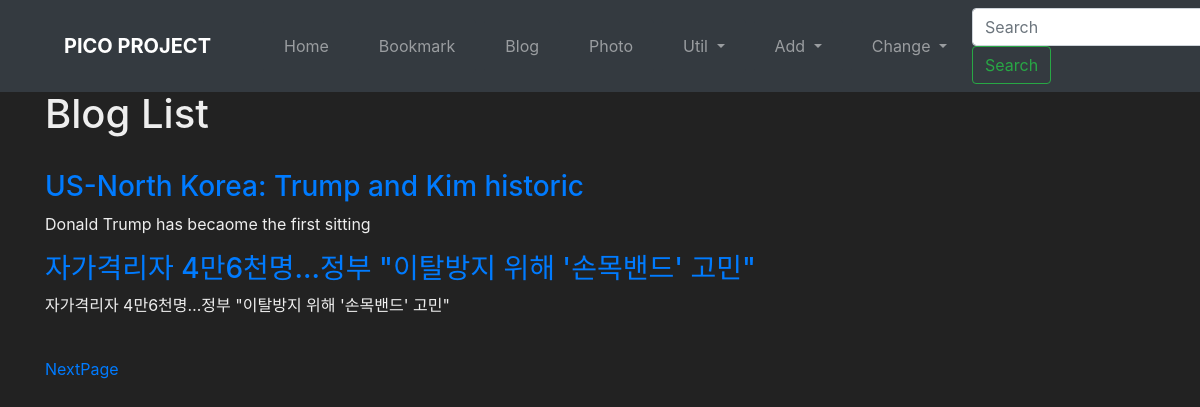
Before: /blog/ with the older database file.
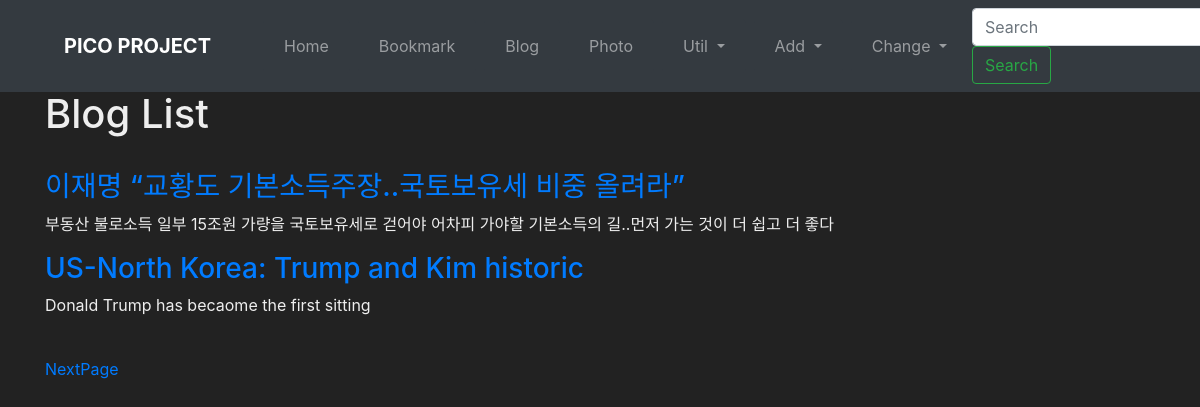
After: the same page with the newer database file.
### blog/models.py (models this page shows, shortened)
class Post(models.Model):
    title = models.CharField('TITLE', max_length=50)
    slug = models.SlugField('SLUG', unique=True, allow_unicode=True, help_text='one word for title alias.')
    description = models.CharField('DESCRIPTION', max_length=100, blank=True, help_text='Simple Description text.')
    content = models.TextField('CONTENT')
    create_dt = models.DateTimeField('CREATE DATE', auto_now_add=True)
    modify_dt = models.DateTimeField('MODIFY DATE', auto_now=True)
    tags = TaggableManager(blank=True)
    owner = models.ForeignKey(User, on_delete=models.CASCADE, verbose_name='OWNER', blank=True, null=True)
    class Meta:
        verbose_name = 'post'
        verbose_name_plural = 'posts'
        db_table = 'blog_posts'
        ordering = ('-modify_dt',)

### blog/views.py (the view)
# urls.py: path('', views.PostLV.as_view(), name='index'),
class PostLV(ListView):
    model = Post
    template_name = 'blog/post_all.html'
    context_object_name = 'posts'
    paginate_by = 2

### blog/templates/blog/post_all.html (shortened to what this page needs)
{% extends "base.html" %}
{% block content %}
<h1>Blog List</h1>
<br>
{% for post in posts %}
<h3><a href="{% url 'blog:post_detail' post.slug %}">{{ post.title }}</a></h3>
<p>{{ post.description }}</p>
{% endfor %}
<br>
<div>
    <span>
        {% if page_obj.has_next %}
        <a href="?page={{ page_obj.next_page_number }}">NextPage</a>
        {% endif %}
    </span>
</div>
{% endblock %}

Changed rows visible on the page:
no longer on this page (row unchanged): Post: title "자가격리자 4만6천명…정부 \"이탈방지 위해 '손목밴드' 고민\"", description "자가격리자 4만6천명…정부 \"이탈방지 위해 '손목밴드' 고민\""
added Post: title "이재명 “교황도 기본소득주장..국토보유세 비중 올려라”", description "부동산 불로소득 일부 15조원 가량을 국토보유세로 걷어야 어차피 가야할 기본소득의 길..먼저 가는 것이 더 쉽고 더 좋다"
